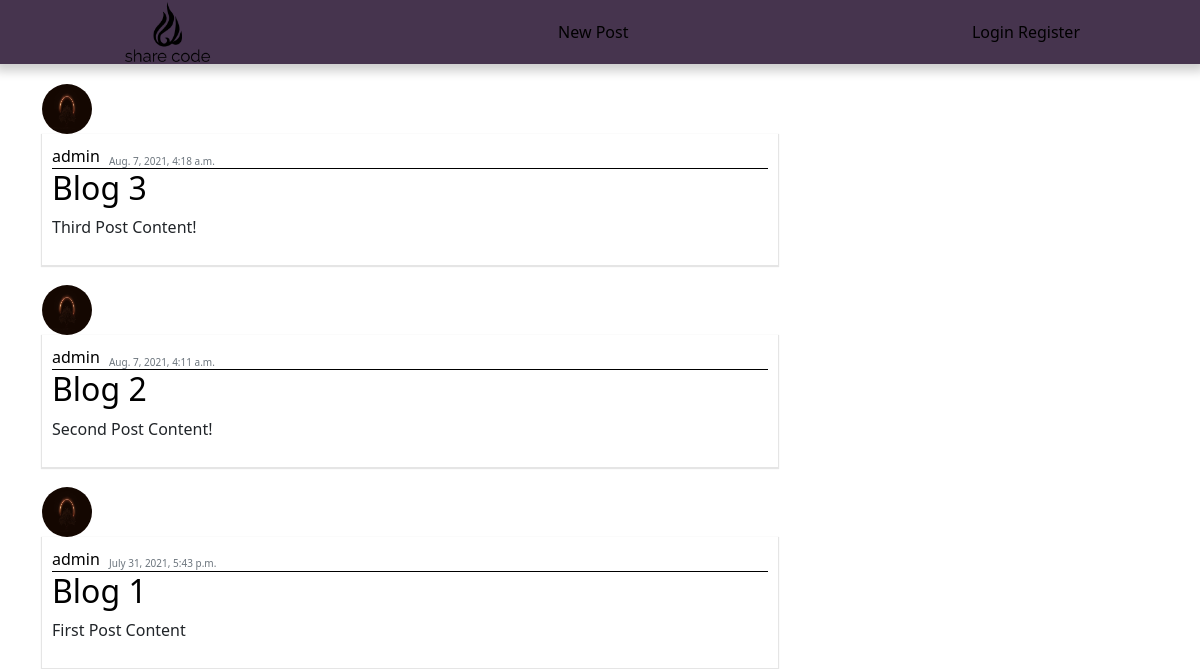
Before: / with the older database file.
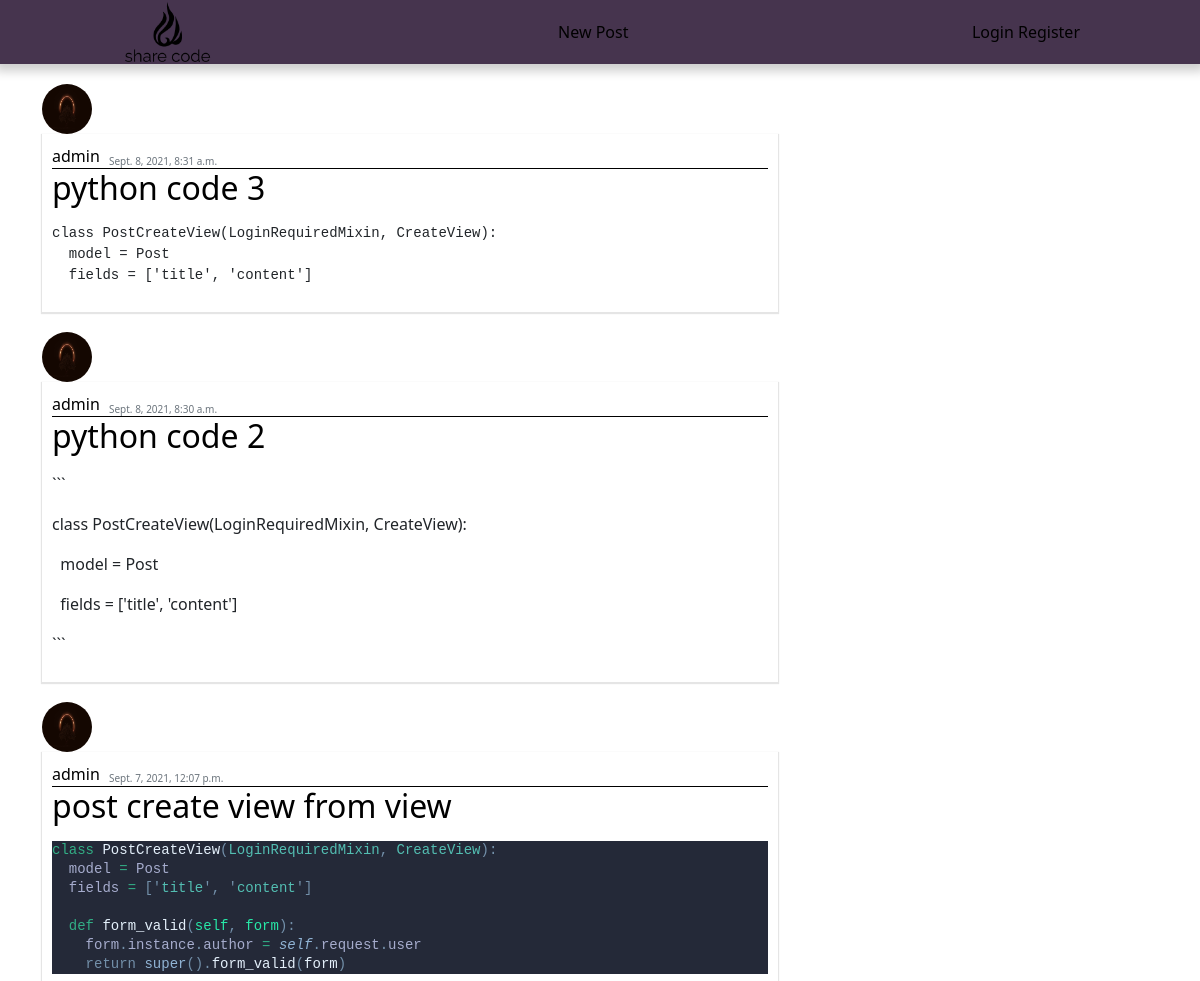
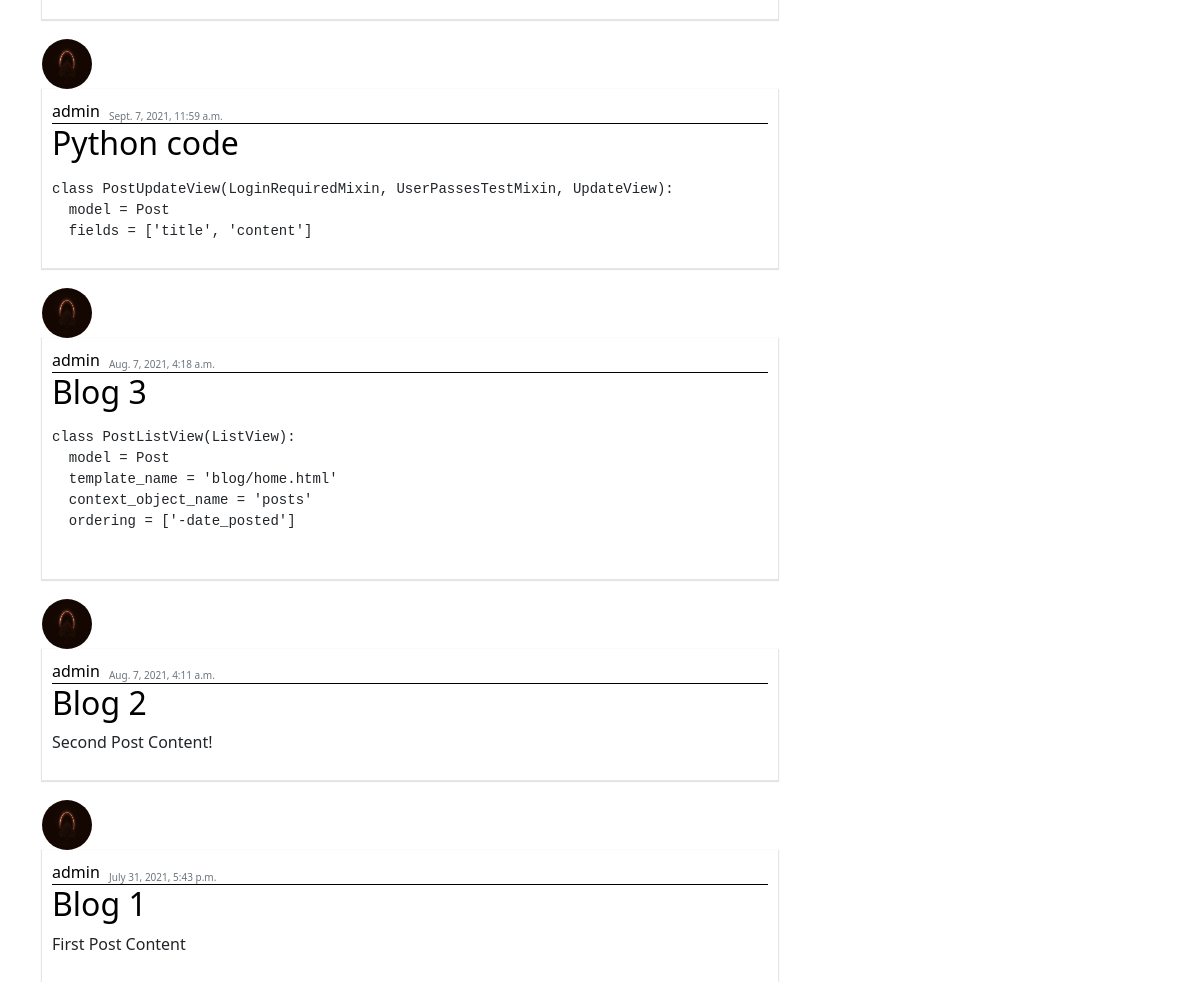
After: the same page with the newer database file (2 pictures, top to bottom).
### blog/models.py (models this page shows, shortened)
class Post(models.Model):
  title = models.CharField(max_length=100)
  content = SummernoteTextField()
  date_posted = models.DateTimeField(default=timezone.now)
  author = models.ForeignKey(User, on_delete=models.CASCADE)

### users/models.py (models this page shows, shortened)
class Profile(models.Model):
  user = models.OneToOneField(User, on_delete=models.CASCADE)
  image = models.ImageField(default='default.jpg', upload_to='profile_pics')

### blog/views.py (the view)
# urls.py: path('', PostListView.as_view(), name='blog-home'),
class PostListView(ListView):
  model = Post
  template_name = 'blog/home.html'
  context_object_name = 'posts'
  ordering = ['-date_posted']

### blog/templates/blog/home.html
{% extends "blog/base.html" %}
{% load static %}
{% block style %}
  <link rel="stylesheet" type="text/css" href="{% static 'blog/home.css' %}">
{% endblock style %}
{% block content %}
  {% for post in posts %}
    <article class="media content-section">
      <img class="profile__image-icon" src="{{ post.author.profile.image.url }}" alt="">
      <div class="media-body">
        <div class="article-metadata">
          <a class="mr-2" href="#">{{ post.author }}</a>
          <sub class="text-muted">{{ post.date_posted }}</sub>
        </div>
        <h2><a class="article-title" href="{% url 'post-detail' post.id %}">{{ post.title }}</a></h2>
        <p class="article-content"> {{ post.content|safe }} </p>
      </div>
    </article>
  {% endfor %}
{% endblock content %}

### blog/templates/blog/base.html (shortened to what this page needs)
<!DOCTYPE html>
<html lang="en">
  <head>
    {% load static %}
    <link rel="stylesheet" type="text/css" href="{% static 'blog/base.css' %}">
    <link href="https://cdn.jsdelivr.net/npm/bootstrap@5.0.1/dist/css/bootstrap.min.css" rel="stylesheet">
    {% block style %} {% endblock %}
  </head>
  <body>
    <div class="nav-bar">
      <div class="main__icon">
        <a href="{% url 'blog-home' %}"><img class="main-logo" src="/media/main-logo.png"  alt="" > </a>
      </div>
      <div>
        <form class="d-flex">
          <a href="{% url 'post-create' %}">New Post</a>
        </form>
      </div>
      <div class="login">
        {% if user.is_authenticated %}
          <a href="{% url 'profile' %}">{{ user.username }}</a>
          <a href="{% url 'logout' %}">Logout</a>
        {% else %}
          <a href="{% url 'login' %}">Login</a>
          <a href="{% url 'register' %}">Register</a>
        {% endif %}
      </div>
    </div>
    <div class="container">
      <div class="row">
        <div class="col-md-8">
          {% block content %} {% endblock %}
        </div>
      </div>
    </div>
  </body>
</html>

### blog/static/blog/base.css (style rules this page uses)
.nav-bar { display: flex; flex-direction: row; justify-content: space-between; align-items: center; height: 8vh; width: 100%; background-color: #46344E; box-shadow: 0px 2px 10px 5px rgb(0 0 0 / 20%); }
.main__icon { margin-left: 10%; color: bisque; font-size: 20px; text-align: center; margin-bottom: 0px; }
.main-logo { height: 70px; }
.login { margin-right: 10%; }
a:link { text-decoration: none; color: black; }

### blog/static/blog/home.css (style rules this page uses)
* { margin: 0; padding: 0; box-sizing: border-box; }
.content-section { padding-top: 20px; }
.profile__image-icon { height: 50px; width: 50px; border-radius: 50%; }
.media-body { display: block; box-shadow: 0px 1px 1px 1px rgb(0 0 0 / 10%); padding: 10px; }
.article-metadata { border-bottom: 1px solid black; }
.text-muted { padding-left: 5px; font-size: 10px; }

Changed rows visible on the page:
added Post: author.profile.image (picture), author "admin", date_posted "Sept. 8, 2021, 8:31 a.m.", title "python code 3", content "class PostCreateView(LoginRequiredMixin, CreateView): model = Post fields = ['title', 'content']"
added Post: author.profile.image (picture), author "admin", date_posted "Sept. 8, 2021, 8:30 a.m.", title "python code 2", content "``` class PostCreateView(LoginRequiredMixin, CreateView): model = Post fields = ['title', 'content'] ```"
added Post: author.profile.image (picture), author "admin", date_posted "Sept. 7, 2021, 12:07 p.m.", title "post create view from view", content "class PostCreateView ( LoginRequiredMixin , CreateView ): model = Post fields = [ ' title ' , ' content ' ] def form_valid ( self , form ): form . instance . author = self . request . user return super (). form_valid ( form )"
added Post: author.profile.image (picture), author "admin", date_posted "Sept. 7, 2021, 11:59 a.m.", title "Python code", content "class PostUpdateView(LoginRequiredMixin, UserPassesTestMixin, UpdateView): model = Post fields = ['title', 'content']"
changed Post "Blog 3": content "Third Post Content!" → "class PostListView(ListView): model = Post template_name = 'blog/home.html' context_object_name = 'posts' ordering = ['-date_posted']"
